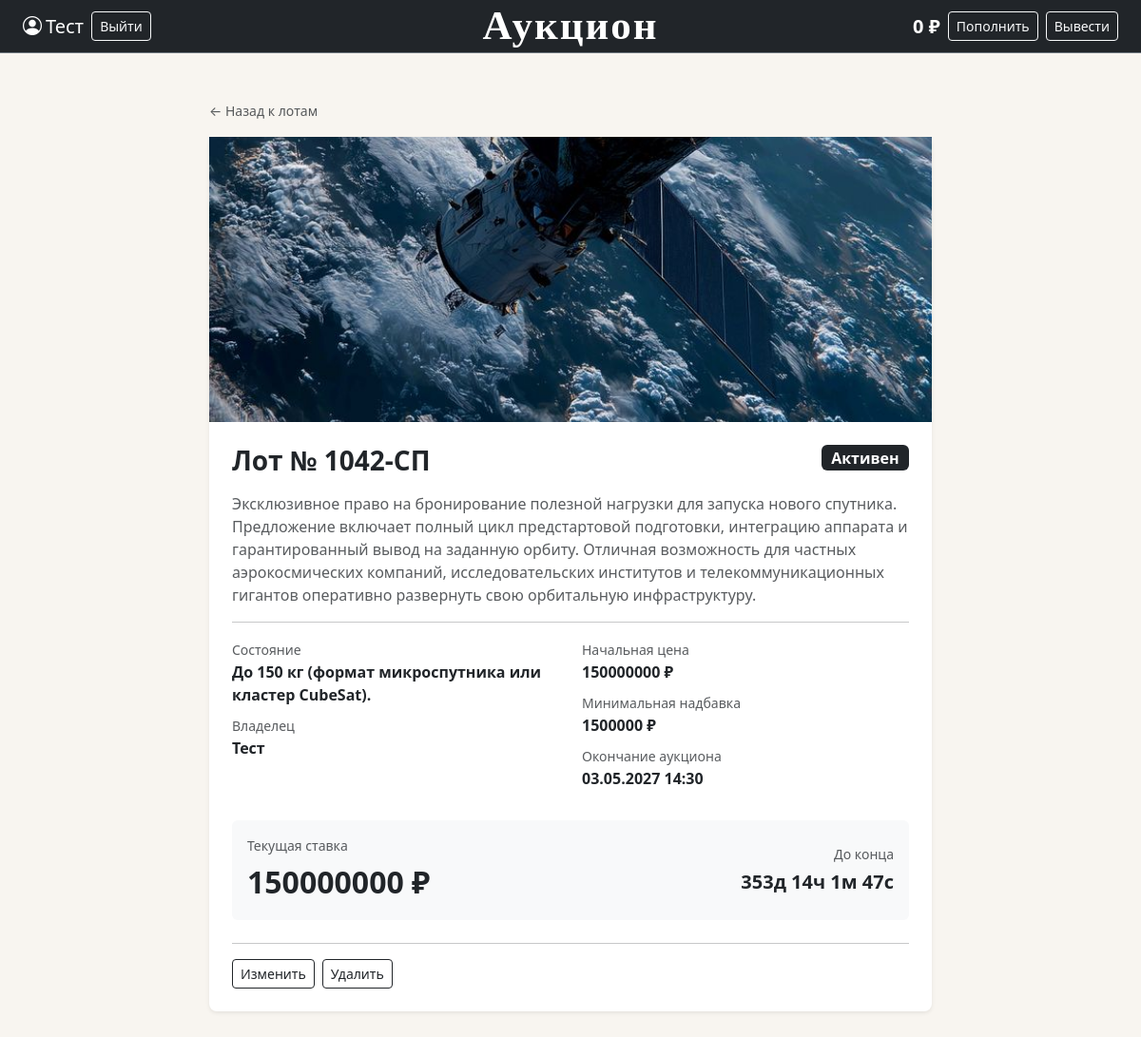
The page /lot_page/3 (signed in) on the database its author committed.
### data/users.py (models this page shows, shortened)
class User(SqlAlchemyBase, UserMixin, SerializerMixin):
    __tablename__ = 'users'
    id = sqlalchemy.Column(sqlalchemy.Integer, primary_key=True, autoincrement=True)
    name = sqlalchemy.Column(sqlalchemy.String, nullable=True) # имя пользователя, заполняется пользователем
    email = sqlalchemy.Column(sqlalchemy.String, index=True, unique=True, nullable=True) # его почта, заполняется пользователем
    hashed_password = sqlalchemy.Column(sqlalchemy.String, nullable=True) # пароль, заполняется пользователем
    modified_date = sqlalchemy.Column(sqlalchemy.DateTime, default=datetime.datetime.now) # дата создания
    balance = sqlalchemy.Column(sqlalchemy.Integer, autoincrement=True, default=0) # баланс, автоматически = 0
    lots = orm.relationship("Lots", back_populates='user') # связь с другой бд

### data/lots.py (models this page shows)
class Lots(SqlAlchemyBase, SerializerMixin):
    __tablename__ = 'lots'
    id = sqlalchemy.Column(sqlalchemy.Integer,
                           primary_key=True,
                           autoincrement=True)
    name = sqlalchemy.Column(sqlalchemy.String, nullable=True) # имя лота
    file = sqlalchemy.Column(sqlalchemy.String, nullable=True) # название файла
    description = sqlalchemy.Column(sqlalchemy.String, nullable=True) # описание
    condition = sqlalchemy.Column(sqlalchemy.String, nullable=True) # состояние лота
    minimal_cost = sqlalchemy.Column(sqlalchemy.Integer, nullable=True) # минимальная цена
    minimum_premium = sqlalchemy.Column(sqlalchemy.Integer, nullable=True) # минимальная надбавка
    curr_cost = sqlalchemy.Column(sqlalchemy.Integer, nullable=True) # текущая максимальная стоимость товара
    owner_id = sqlalchemy.Column(sqlalchemy.Integer, sqlalchemy.ForeignKey("users.id")) # id собственника товара
    is_selled = sqlalchemy.Column(sqlalchemy.Boolean, default=False) # продан ли товар
    end_date = sqlalchemy.Column(sqlalchemy.DateTime, nullable=True) # дата окончания
    user = orm.relationship("User")

### main.py (the view)
@app.route('/lot_page/<int:id>')
def lot_page(id):
    db_sess = db_session.create_session()
    try:
        lot = db_sess.query(Lots).filter(Lots.id == id).first()
        if not lot:
            abort(404)
        if lot.end_date and datetime.datetime.now() >= lot.end_date and not lot.is_selled:
            lot.is_selled = True
            db_sess.commit()
        return render_template('lot_page.html', lot=lot, csrf_tok=generate_csrf())
    finally:
        db_sess.close()

### data/db_session.py (called while the page is built)
def create_session() -> Session:
    global __factory
    return __factory()

### main.py (called while the page is built)
@login_manager.user_loader
def load_user(user_id):
    db_sess = db_session.create_session()
    try:
        return db_sess.get(User, user_id)
    finally:
        db_sess.close()

### templates/lot_page.html (shortened to what this page needs)
{% extends "base.html" %}
{% block content %}
<div class="row justify-content-center mt-4 mb-5">
    <div class="col-md-8">
        <a href="/" class="text-muted small text-decoration-none">← Назад к лотам</a>
        <div class="card border-0 shadow-sm mt-3">
            {% if lot.file.endswith('.mp4') or lot.file.endswith('.webm') %}
                <video autoplay muted loop playsinline
                       class="card-img-top w-100"
                       style="object-fit: cover; height: 300px;">
                    <source src="{{ url_for('static', filename='img/lots_img/' + lot.file) }}" type="video/mp4">
                </video>
            {% else %}
                <img src="{{ url_for('static', filename='img/lots_img/' + lot.file) }}"
                     class="img-fluid w-100"
                     style="object-fit: cover; height: 300px;">
            {% endif %}
            <div class="card-body p-4">
                <div class="d-flex justify-content-between align-items-start mb-3">
                    <h3 class="fw-bold mb-0">{{ lot.name }}</h3>
                    {% if lot.is_selled %}
                    <span class="badge bg-secondary fs-6">Продан</span>
                    {% else %}
                    <span class="badge bg-dark fs-6">Активен</span>
                    {% endif %}
                </div>
                <p class="text-muted">{{ lot.description }}</p>
                <hr>
                <div class="row mb-3">
                    <div class="col-md-6">
                        <ul class="list-unstyled">
                            <li class="mb-2">
                                <span class="text-muted small">Состояние</span><br>
                                <span class="fw-semibold">{{ lot.condition }}</span>
                            </li>
                            <li class="mb-2">
                                <span class="text-muted small">Владелец</span><br>
                                <a href="/user/{{ lot.owner_id }}" class="text-dark fw-semibold text-decoration-none">
                                    {{ lot.user.name }}
                                </a>
                            </li>
                        </ul>
                    </div>
                    <div class="col-md-6">
                        <ul class="list-unstyled">
                            <li class="mb-2">
                                <span class="text-muted small">Начальная цена</span><br>
                                <span class="fw-semibold">{{ lot.minimal_cost }} ₽</span>
                            </li>
                            <li class="mb-2">
                                <span class="text-muted small">Минимальная надбавка</span><br>
                                <span class="fw-semibold">{{ lot.minimum_premium }} ₽</span>
                            </li>
                            <li class="mb-2">
                                <span class="text-muted small">Окончание аукциона</span><br>
                                <span class="fw-semibold">{{ lot.end_date.strftime('%d.%m.%Y %H:%M') if lot.end_date else '—' }}</span>
                            </li>
                        </ul>
                    </div>
                </div>
                <div class="p-3 bg-light rounded mb-4">
                    <div class="d-flex justify-content-between align-items-center">
                        <div>
                            <div class="text-muted small mb-1">Текущая ставка</div>
                            <div class="fw-bold" style="font-size: 2rem;">
                                {{ lot.curr_cost if lot.curr_cost else lot.minimal_cost }} ₽
                            </div>
                        </div>
                        {% if not lot.is_selled and lot.end_date %}
                        <div class="text-end">
                            <div class="text-muted small mb-1">До конца</div>
                            <div class="fw-bold fs-5" id="countdown"></div>
                        </div>
                        {% endif %}
                    </div>
                </div>
                {% if current_user.is_authenticated and (current_user.id == lot.owner_id or current_user.id == 1) %}
                <hr>
                <div class="d-flex gap-2">
                    <a href="/lot/{{ lot.id }}" class="btn btn-sm btn-outline-dark">Изменить</a>
                    <a href="/lot_delete/{{ lot.id }}"
                       class="btn btn-sm btn-outline-dark"
                       onclick="return confirm('Удалить лот?')">Удалить</a>
                </div>
                {% endif %}
            </div>
        </div>
    </div>
</div>
{% endblock %}

### templates/base.html (shortened to what this page needs)
<!DOCTYPE html>
<html lang="ru">
<head>
    <link rel="stylesheet" href="https://cdn.jsdelivr.net/npm/bootstrap@5.3.0/dist/css/bootstrap.min.css">
    <link rel="stylesheet" href="https://cdn.jsdelivr.net/npm/bootstrap-icons@1.11.0/font/bootstrap-icons.css">
    <link rel="stylesheet" href="{{ url_for('static', filename='css/style.css') }}">
</head>
<body>
<nav class="navbar navbar-dark bg-dark border-bottom border-secondary">
    <div class="container-fluid px-4">
        <div class="d-flex align-items-center gap-2">
            {% if current_user.is_authenticated %}
                <a class="text-white text-decoration-none d-flex align-items-center gap-1 fs-5">
                    <i class="bi bi-person-circle"></i>
                    {{ current_user.name }}
                </a>
                <a class="btn btn-sm btn-outline-light" href="/logout">Выйти</a>
            {% else %}
                <a class="btn btn-sm btn-outline-light" href="/register">Зарегистрироваться</a>
                <a class="btn btn-sm btn-light" href="/login">Войти</a>
            {% endif %}
        </div>
        <a class="navbar-brand position-absolute start-50 translate-middle-x fw-bold"
           href="/"
           style="font-size: 43px; font-family: 'Georgia', serif; letter-spacing: 2px;"
        >Аукцион</a>
        <div class="d-flex align-items-center gap-2 ms-auto">
            {% if current_user.is_authenticated %}
                <span class="text-white fw-semibold fs-5">{{ current_user.balance }} ₽</span>
                <a class="btn btn-sm btn-outline-light" href="/balance">Пополнить</a>
                <a class="btn btn-sm btn-outline-light" href="/balance">Вывести</a>
            {% endif %}
        </div>
    </div>
</nav>
<div class="container-fluid px-4 py-4">
    {% block content %}
    {% endblock %}
</div>
</body>
</html>

### static/css/style.css (style rules this page uses)
body { background-color: #f8f5f0; color: #1a1a1a; }
.navbar { min-height: 56px; }
.card { background-color: #fff; border-radius: 8px; }
a { color: #1a1a1a; }
.card { transition: transform 0.15s, box-shadow 0.15s; }

### rows shown on the page
User: name "Тест", balance "0", user.name "Тест"
Lots: file (picture), name "Лот № 1042-СП", description "Эксклюзивное право на бронирование полезной нагрузки для запуска нового спутника. Предложение включает полный цикл предстартовой подготовки, интеграцию аппарата и гарантированный вывод на заданную орбиту. Отличная возможность для частных аэрокосмических компаний, исследовательских институтов и телекоммуникационных гигантов оперативно развернуть свою орбитальную инфраструктуру.", condition "До 150 кг (формат микроспутника или кластер CubeSat).", minimal_cost "150000000", minimum_premium "1500000", end_date "03.05.2027 14:30", curr_cost "150000000"
